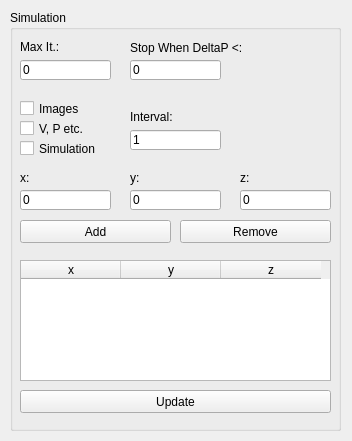
<?xml version="1.0" encoding="UTF-8"?>
<ui version="4.0">
 <class>Results</class>
 <widget class="QDialog" name="Results">
  <property name="geometry">
   <rect>
    <x>0</x>
    <y>0</y>
    <width>352</width>
    <height>441</height>
   </rect>
  </property>
  <property name="windowTitle">
   <string>Results</string>
  </property>
  <widget class="QGroupBox" name="groupBox">
   <property name="geometry">
    <rect>
     <x>10</x>
     <y>10</y>
     <width>331</width>
     <height>421</height>
    </rect>
   </property>
   <property name="title">
    <string>Simulation</string>
   </property>
   <widget class="QCheckBox" name="images">
    <property name="geometry">
     <rect>
      <x>10</x>
      <y>90</y>
      <width>121</width>
      <height>17</height>
     </rect>
    </property>
    <property name="text">
     <string>Images</string>
    </property>
   </widget>
   <widget class="QCheckBox" name="velocities">
    <property name="geometry">
     <rect>
      <x>10</x>
      <y>110</y>
      <width>111</width>
      <height>17</height>
     </rect>
    </property>
    <property name="text">
     <string>V, P etc.</string>
    </property>
   </widget>
   <widget class="QLabel" name="label_9">
    <property name="geometry">
     <rect>
      <x>120</x>
      <y>100</y>
      <width>71</width>
      <height>13</height>
     </rect>
    </property>
    <property name="text">
     <string>Interval:</string>
    </property>
   </widget>
   <widget class="ImprovedLineEdit" name="interval">
    <property name="geometry">
     <rect>
      <x>120</x>
      <y>120</y>
      <width>91</width>
      <height>20</height>
     </rect>
    </property>
    <property name="text">
     <string>1</string>
    </property>
   </widget>
   <widget class="ImprovedLineEdit" name="maxSteps">
    <property name="geometry">
     <rect>
      <x>10</x>
      <y>50</y>
      <width>91</width>
      <height>20</height>
     </rect>
    </property>
    <property name="text">
     <string>0</string>
    </property>
   </widget>
   <widget class="QCheckBox" name="reportSimulation">
    <property name="geometry">
     <rect>
      <x>10</x>
      <y>130</y>
      <width>111</width>
      <height>17</height>
     </rect>
    </property>
    <property name="text">
     <string>Simulation</string>
    </property>
   </widget>
   <widget class="QLabel" name="label_8">
    <property name="geometry">
     <rect>
      <x>10</x>
      <y>30</y>
      <width>71</width>
      <height>13</height>
     </rect>
    </property>
    <property name="text">
     <string>Max It.:</string>
    </property>
   </widget>
   <widget class="QLabel" name="label_11">
    <property name="geometry">
     <rect>
      <x>120</x>
      <y>30</y>
      <width>161</width>
      <height>16</height>
     </rect>
    </property>
    <property name="text">
     <string>Stop When DeltaP &lt;:</string>
    </property>
   </widget>
   <widget class="ImprovedLineEdit" name="stopCriterion">
    <property name="geometry">
     <rect>
      <x>120</x>
      <y>50</y>
      <width>91</width>
      <height>20</height>
     </rect>
    </property>
    <property name="text">
     <string>0</string>
    </property>
   </widget>
   <widget class="QLabel" name="label_15">
    <property name="geometry">
     <rect>
      <x>230</x>
      <y>160</y>
      <width>81</width>
      <height>16</height>
     </rect>
    </property>
    <property name="text">
     <string>z:</string>
    </property>
   </widget>
   <widget class="QLabel" name="label_16">
    <property name="geometry">
     <rect>
      <x>10</x>
      <y>160</y>
      <width>81</width>
      <height>16</height>
     </rect>
    </property>
    <property name="text">
     <string>x:</string>
    </property>
   </widget>
   <widget class="QLabel" name="label_17">
    <property name="geometry">
     <rect>
      <x>120</x>
      <y>160</y>
      <width>81</width>
      <height>16</height>
     </rect>
    </property>
    <property name="text">
     <string>y:</string>
    </property>
   </widget>
   <widget class="QLineEdit" name="simX">
    <property name="geometry">
     <rect>
      <x>10</x>
      <y>180</y>
      <width>91</width>
      <height>20</height>
     </rect>
    </property>
    <property name="text">
     <string>0</string>
    </property>
   </widget>
   <widget class="QLineEdit" name="simY">
    <property name="geometry">
     <rect>
      <x>120</x>
      <y>180</y>
      <width>91</width>
      <height>20</height>
     </rect>
    </property>
    <property name="text">
     <string>0</string>
    </property>
   </widget>
   <widget class="QLineEdit" name="simZ">
    <property name="geometry">
     <rect>
      <x>230</x>
      <y>180</y>
      <width>91</width>
      <height>20</height>
     </rect>
    </property>
    <property name="text">
     <string>0</string>
    </property>
   </widget>
   <widget class="QTableWidget" name="points">
    <property name="geometry">
     <rect>
      <x>10</x>
      <y>250</y>
      <width>311</width>
      <height>121</height>
     </rect>
    </property>
    <column>
     <property name="text">
      <string>x</string>
     </property>
    </column>
    <column>
     <property name="text">
      <string>y</string>
     </property>
    </column>
    <column>
     <property name="text">
      <string>z</string>
     </property>
    </column>
   </widget>
   <widget class="QPushButton" name="addPoint">
    <property name="geometry">
     <rect>
      <x>10</x>
      <y>210</y>
      <width>151</width>
      <height>23</height>
     </rect>
    </property>
    <property name="text">
     <string>Add</string>
    </property>
    <property name="autoDefault">
     <bool>false</bool>
    </property>
   </widget>
   <widget class="QPushButton" name="removePoint">
    <property name="geometry">
     <rect>
      <x>170</x>
      <y>210</y>
      <width>151</width>
      <height>23</height>
     </rect>
    </property>
    <property name="text">
     <string>Remove</string>
    </property>
    <property name="autoDefault">
     <bool>false</bool>
    </property>
   </widget>
   <widget class="QPushButton" name="updatePoints">
    <property name="geometry">
     <rect>
      <x>10</x>
      <y>380</y>
      <width>311</width>
      <height>23</height>
     </rect>
    </property>
    <property name="text">
     <string>Update</string>
    </property>
    <property name="autoDefault">
     <bool>false</bool>
    </property>
   </widget>
  </widget>
 </widget>
 <customwidgets>
  <customwidget>
   <class>ImprovedLineEdit</class>
   <extends>QLineEdit</extends>
   <header>improvedlineedit.h</header>
  </customwidget>
 </customwidgets>
 <tabstops>
  <tabstop>maxSteps</tabstop>
  <tabstop>stopCriterion</tabstop>
  <tabstop>images</tabstop>
  <tabstop>velocities</tabstop>
  <tabstop>reportSimulation</tabstop>
  <tabstop>interval</tabstop>
  <tabstop>simX</tabstop>
  <tabstop>simY</tabstop>
  <tabstop>simZ</tabstop>
  <tabstop>addPoint</tabstop>
  <tabstop>removePoint</tabstop>
  <tabstop>points</tabstop>
  <tabstop>updatePoints</tabstop>
 </tabstops>
 <resources/>
 <connections/>
</ui>
